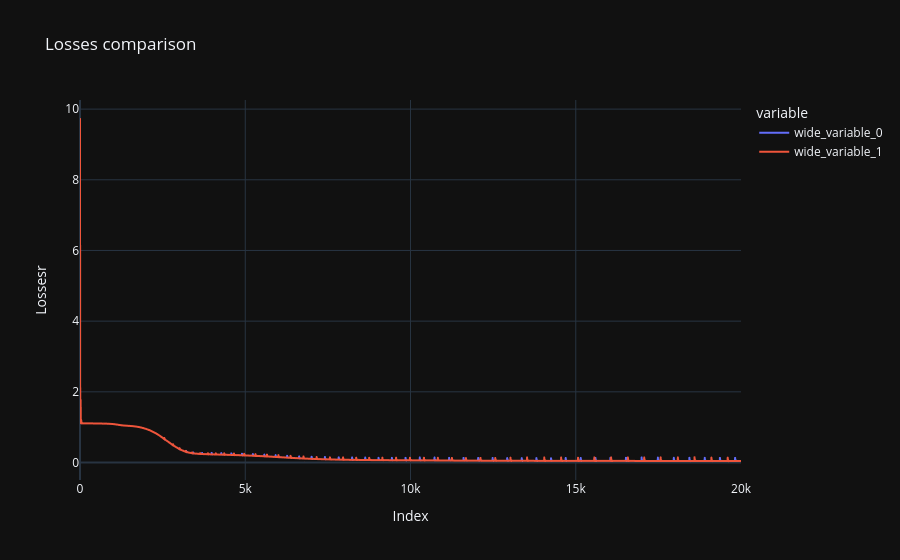

Notebook source saved alongside this figure:
### Code cell
fig = px.line(y=[losses_array, loss_array], title="Losses comparison")
fig.update_layout(xaxis_title='Index', yaxis_title='Lossesr', template='plotly_dark', 
                 showlegend=True)
fig.show()

### Figure 1 — Plotly figure (JSON) as saved in the notebook; plotly's stock layout.template omitted (floating-point values rounded to 4 significant figures; data arrays with more than 128 entries replaced by an {"elided": "..."} marker saying what was removed)
{"data": [{"hovertemplate": "variable=wide_variable_0<br>index=%{x}<br>value=%{y}<extra></extra>", "legendgroup": "wide_variable_0", "line": {"color": "#636efa", "dash": "solid"}, "marker": {"symbol": "circle"}, "mode": "lines", "name": "wide_variable_0", "showlegend": true, "type": "scattergl", "x": {"elided": "20000 int values"}, "xaxis": "x", "y": {"elided": "20000 float values"}, "yaxis": "y"}, {"hovertemplate": "variable=wide_variable_1<br>index=%{x}<br>value=%{y}<extra></extra>", "legendgroup": "wide_variable_1", "line": {"color": "#EF553B", "dash": "solid"}, "marker": {"symbol": "circle"}, "mode": "lines", "name": "wide_variable_1", "showlegend": true, "type": "scattergl", "x": {"elided": "20000 int values"}, "xaxis": "x", "y": {"elided": "20000 float values"}, "yaxis": "y"}], "layout": {"legend": {"title": {"text": "variable"}, "tracegroupgap": 0}, "showlegend": true, "title": {"text": "Losses comparison"}, "xaxis": {"anchor": "y", "domain": [0, 1], "title": {"text": "Index"}}, "yaxis": {"anchor": "x", "domain": [0, 1], "title": {"text": "Lossesr"}}}}
